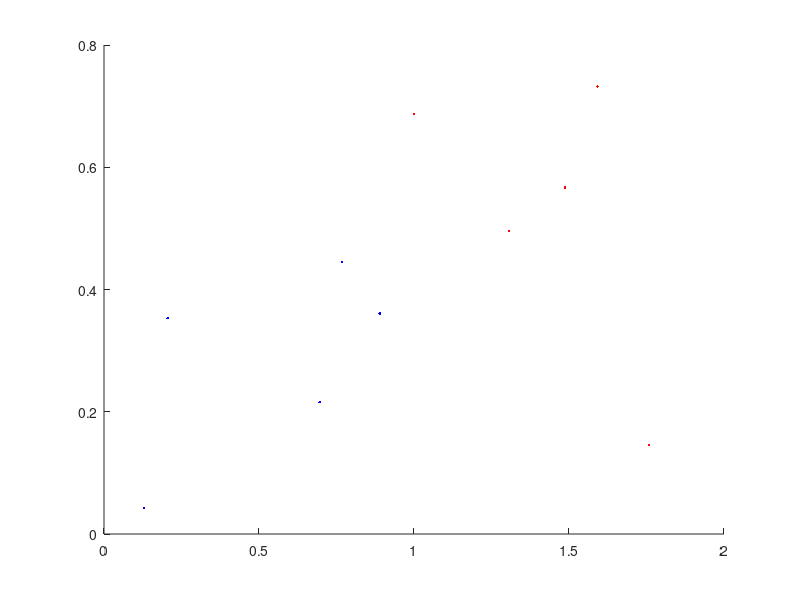

Write MATLAB code to recreate this figure. (Note: this script raises an error after producing the figure.)
% input samples
X1=[ones(1,5);rand(1,5);rand(1,5)];   % class '+1'
X2=[ones(1,5);rand(1,5)+1;rand(1,5)]; % class '-1'
X=[X1,X2];
 
% output class [-1,+1];
Y=[-ones(1,5),ones(1,5)];

% plot original linear separable data
figure;hold on 
plot(X1(2,:),X1(3,:),'b.')
plot(X2(2,:),X2(3,:),'r.')

 
% init weigth vector
W=[0 0 0]';
 
% call perceptron
%[weight,error]=perceptron_modified(X,Y,W,100);
weight=perceptron(X,Y,W);
% predict

ytag=weight'*X;
 
 
% plot separation line
realweight = [weight(2),weight(3)];
threshold = weight(1);
plotpc(realweight,threshold);  %plotpc(W,B) takes these inputs, W:S-by-R weight matrix (R must be 3 or less),B:S-by-1 bias vector
title('3a-size=10');

% plot prediction over origianl data
%plot(X(2,ytag<0),X(3,ytag<0),'bo')
%plot(X(2,ytag>0),X(3,ytag>0),'ro')
%legend('class -1','class +1','pred -1','pred +1')